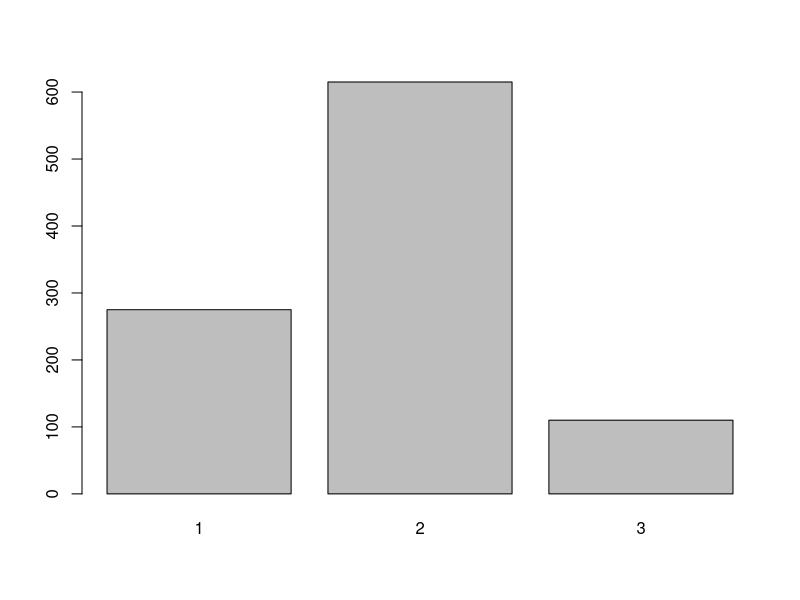

Here is the R script that generated this plot:
print(sample(1:3))
print(sample(1:3, size=3, replace=FALSE))  # same as previous line
print(sample(c(2,5,3), size=4, replace=TRUE))
print(sample(1:2, size=10, prob=c(1,3), replace=TRUE))
barplot(table(sample(1:3, size=1000, replace=TRUE, prob=c(.30,.60,.10))))